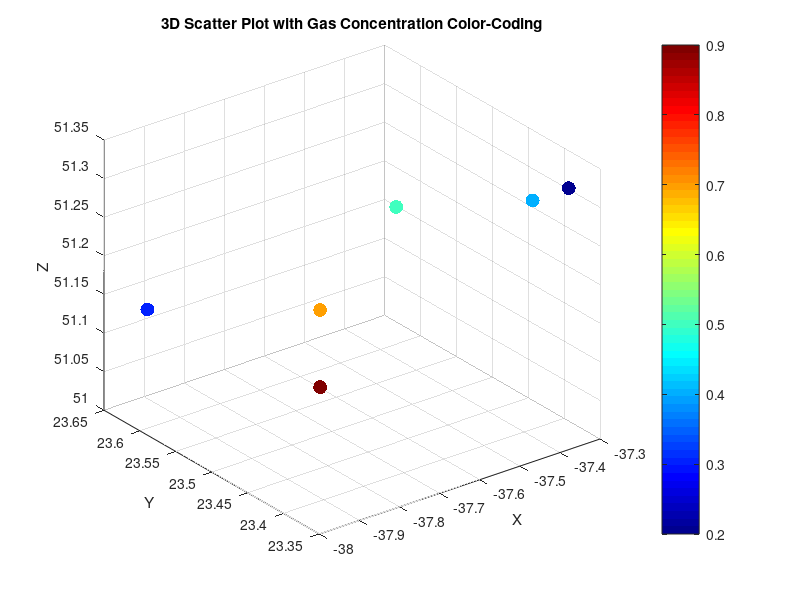

This figure's MATLAB source:
% Sample gas sensor data (replace with your actual data)
X = [-37.36, -37.45, -37.64, -37.45, -37.64, -37.91];
Y = [23.36, 23.55, 23.55, 23.36, 23.55, 23.64];
Z = [51.33, 51.22, 51.12, 51.33, 51.02, 51.12];
GasLevels = [0.2, 0.5, 0.7, 0.4, 0.9, 0.3]; % Sample gas concentration levels (normalized between 0 and 1)

% Create a 3D scatter plot with color-coded points based on gas levels
scatter3(X, Y, Z, 100, GasLevels, 'filled');
colormap(jet); % Choose a colormap (e.g., jet for heatmap-like colors)
colorbar;
xlabel('X');
ylabel('Y');
zlabel('Z');
title('3D Scatter Plot with Gas Concentration Color-Coding');
